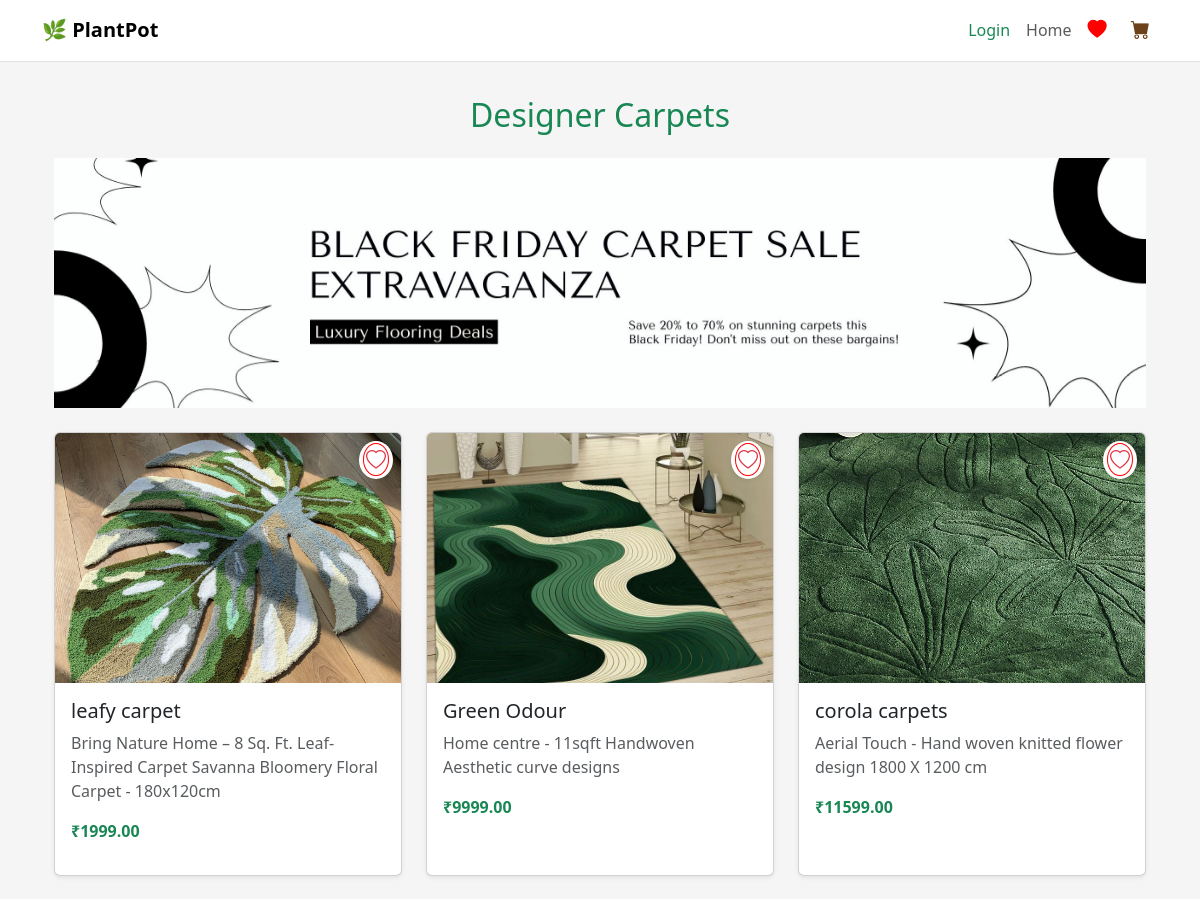
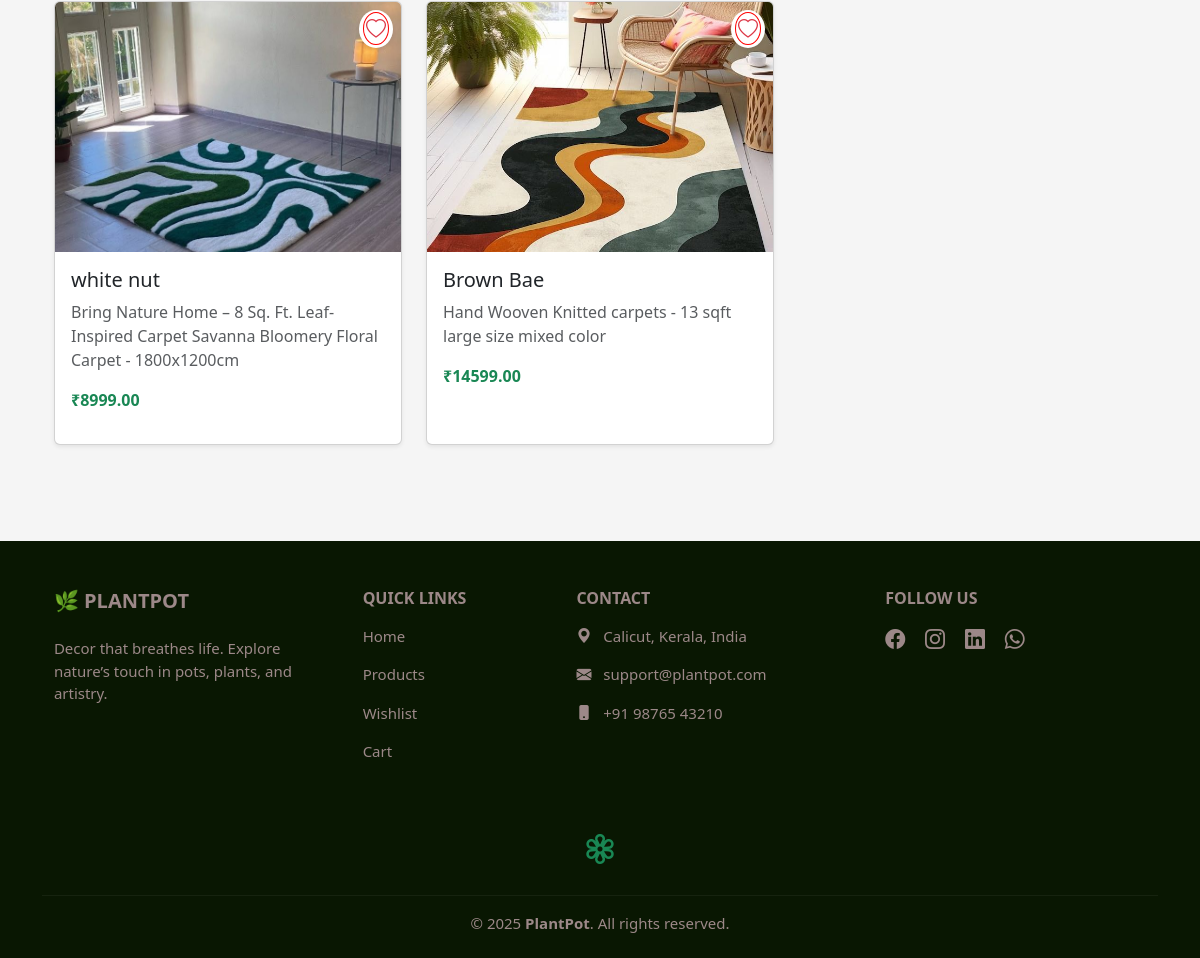
The app's page /category/2/ with its own data (2 pictures, top to bottom).
### plantapp/models.py (models this page shows, shortened)
class Category(models.Model):
    name = models.CharField(max_length=100)
    image = models.ImageField(upload_to='category_images/')

class Product(models.Model):
    category = models.ForeignKey(Category, on_delete=models.CASCADE, related_name='products')
    name = models.CharField(max_length=200)
    description = models.TextField()
    price = models.DecimalField(max_digits=8, decimal_places=2)
    image = models.ImageField(upload_to='product_images/')

### plantapp/views.py (the view)
# urls.py: path('category/<int:category_id>/', views.category_products_view, name='category_products'),
def category_products_view(request, category_id):
    category = get_object_or_404(Category, id=category_id)
    products = Product.objects.filter(category=category)
    wishlist_products = []
    if request.user.is_authenticated:
        wishlist_products = Wishlist.objects.filter(user=request.user).values_list('product_id', flat=True)
    return render(request, 'plantapp/category_products.html', {
        'category': category,
        'products': products,
        'wishlist_products': wishlist_products
    })

### plantapp/context_processors.py (called while the page is built)
def cart_count(request):
    if request.user.is_authenticated:
        try:
            cart = Cart.objects.get(user=request.user)
            count = CartItem.objects.filter(cart=cart).count()
        except Cart.DoesNotExist:
            count = 0
    else:
        count = 0
    return {'cart_count': count}

### templates/plantapp/category_products.html (shortened to what this page needs)
{% extends 'base.html' %}
{% load static %}
{% block content %}
<div class="container py-5">
  <h2 class="text-center mb-4 text-success">{{ category.name }}</h2>
  <div id="categoryCarousel" class="carousel slide mb-4" data-bs-ride="carousel" style="height: 250px; overflow: hidden;">
    <div class="carousel-inner">
      <div class="carousel-item active" data-bs-interval="3000">
        <img src="{% static 'images/banner1.jpg' %}" class="d-block w-100" alt="Banner 1" style="height: 250px; object-fit: cover;">
      </div>
    </div>
    <button class="carousel-control-prev" type="button" data-bs-target="#categoryCarousel" data-bs-slide="prev">
      <span class="carousel-control-prev-icon" aria-hidden="true"></span>
    </button>
    <button class="carousel-control-next" type="button" data-bs-target="#categoryCarousel" data-bs-slide="next">
      <span class="carousel-control-next-icon" aria-hidden="true"></span>
    </button>
  </div>
  {% if products %}
    <div class="row row-cols-1 row-cols-md-3 g-4">
      {% for product in products %}
        <div class="col">
          <div class="card h-100 shadow-sm position-relative hover-shadow">
            <a href="{% url 'toggle_wishlist' product.id %}"
               class="position-absolute top-0 end-0 m-2 bg-white rounded-circle p-1 shadow-sm z-1"
               title="Toggle Wishlist">
              {% if product.id in wishlist_products %}
                <i class="bi bi-heart-fill text-danger fs-5"></i>
              {% else %}
                <i class="bi bi-heart text-danger fs-5" style="border: 1px solid red; border-radius: 50%; padding: 2px;"></i>
              {% endif %}
            </a>
            <a href="{% url 'view_product' product.id %}">
              <img src="{{ product.image.url }}" class="card-img-top" alt="{{ product.name }}" style="height: 250px; object-fit: cover;">
            </a>
            <div class="card-body position-relative">
              <h5 class="card-title">{{ product.name }}</h5>
              <p class="card-text text-muted">{{ product.description|truncatewords:20 }}</p>
              <p class="fw-bold text-success">₹{{ product.price }}</p>
            </div>
          </div>
        </div>
      {% endfor %}
    </div>
  {% else %}
    <p class="text-center text-muted">No products available in this category.</p>
  {% endif %}
</div>
{% endblock %}

### static/css/style.css (style rules this page uses)
html { scroll-behavior: smooth; }
body { font-family: 'Segoe UI', sans-serif; background: #f5f5f5; margin: 0; }

### records on screen
Category: name "Designer Carpets"
Product: image (picture), name "leafy carpet", description "Bring Nature Home – 8 Sq. Ft. Leaf-Inspired Carpet Savanna Bloomery Floral Carpet - 180x120cm", price "1999.00"
Product: image (picture), name "Green Odour", description "Home centre - 11sqft Handwoven Aesthetic curve designs", price "9999.00"
Product: image (picture), name "corola carpets", description "Aerial Touch - Hand woven knitted flower design 1800 X 1200 cm", price "11599.00"
Product: image (picture), name "white nut", description "Bring Nature Home – 8 Sq. Ft. Leaf-Inspired Carpet Savanna Bloomery Floral Carpet - 1800x1200cm", price "8999.00"
Product: image (picture), name "Brown Bae", description "Hand Wooven Knitted carpets - 13 sqft large size mixed color", price "14599.00"
